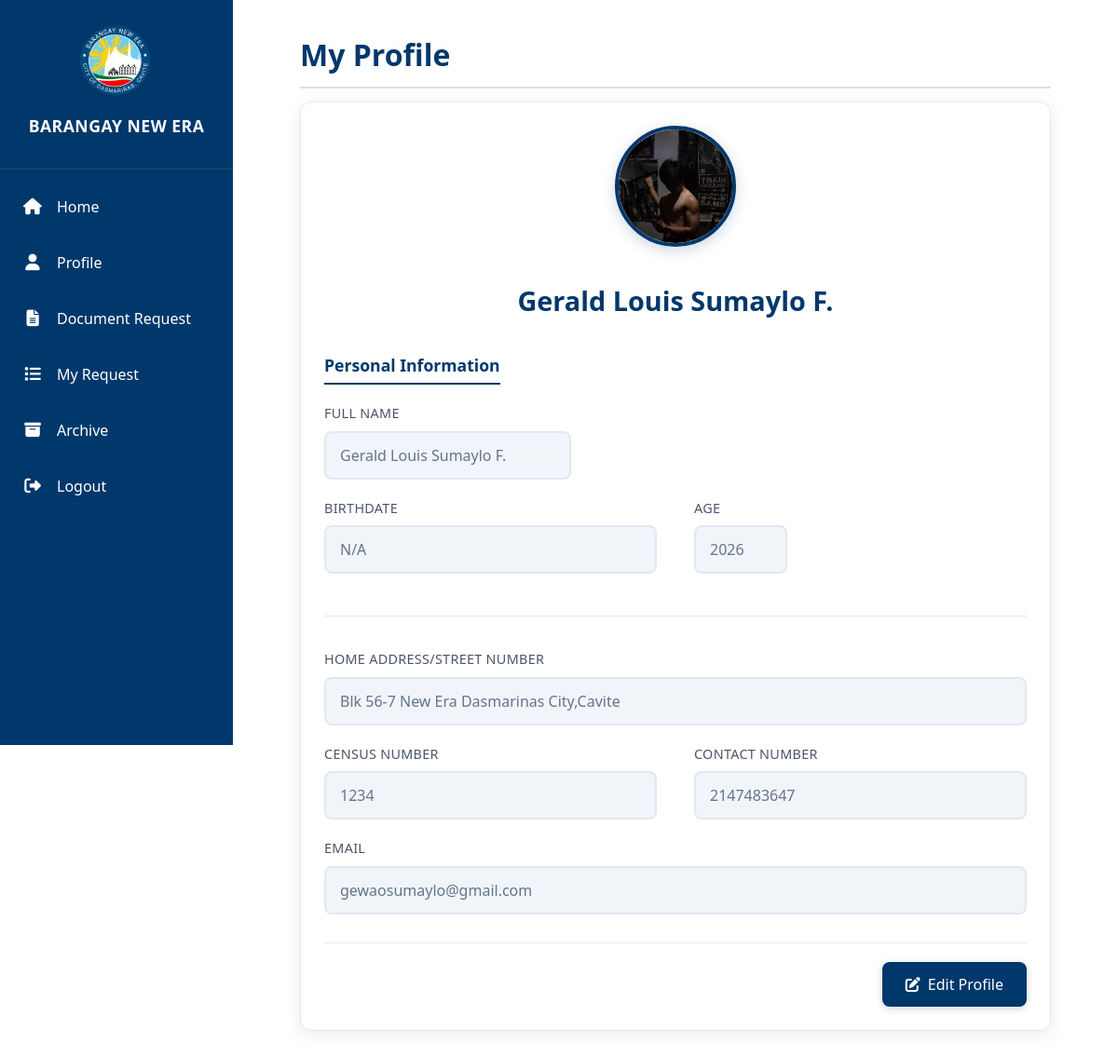
The page /Residents/ResidentsProfile.php (signed in) on the database its author committed.
### tables this page shows
CREATE TABLE `usertbl` (
  `UserID` int(11) NOT NULL,
  `UID` varchar(255) NOT NULL,
  `LastName` varchar(255) NOT NULL,
  `FirstName` varchar(255) NOT NULL,
  `MiddleName` varchar(255) NOT NULL,
  `Suffix` varchar(255) NOT NULL,
  `birthdate` date DEFAULT NULL,
  `Age` int(11) NOT NULL,
  `ContactNumber` int(11) NOT NULL,
  `Address` varchar(255) NOT NULL,
  `CensusNumber` varchar(255) NOT NULL,
  `email` varchar(255) NOT NULL,
  `Password` varchar(255) NOT NULL,
  `status` enum('active','blocked') DEFAULT 'active',
  `profile_picture` varchar(255) NOT NULL,
  `document` varchar(255) NOT NULL,
  `purpose` varchar(255) NOT NULL,
  `notes` varchar(255) NOT NULL,
  `dateRequested` date DEFAULT NULL
);

### Residents/ResidentsProfileQuery.php (called while the page is built, shortened)
<?php
include '../Connection/conn.php';
$user_id = $_SESSION['resident_id'];
$stmt = $conn->prepare("SELECT * FROM usertbl WHERE UID = ?");
$stmt->bind_param('s', $user_id);
if (!$stmt->execute()) {
    error_log("Execute failed: " . $stmt->error);
    die("Error fetching user data. Please try again.");
}
$result = $stmt->get_result();
$user = $result->fetch_assoc();
$age = !empty($user['Age']) ? intval($user['Age']) : 'N/A';
if (!empty($user['birthdate'])) {
    $birthDate = new DateTime($user['birthdate']);
    $today = new DateTime();
    $age = $today->diff($birthDate)->y;
}
$nameParts = [];
if (!empty($user['FirstName'])) {
    $lastName = $user['FirstName'];
    $nameParts[] = $lastName;
}
if (!empty($user['LastName'])) {
    $nameParts[] = $user['LastName'];
}
if (!empty($user['MiddleName'])) {
    $nameParts[] = $user['MiddleName'];
}
$formattedName = htmlspecialchars(implode(' ', $nameParts));
$formattedBirthdate = !empty($user['birthdate']) && $user['birthdate'] !== '0000-00-00' ? date('F j, Y', strtotime($user['birthdate'])) : 'N/A';
$editBirthdate = !empty($user['birthdate']) && $user['birthdate'] !== '0000-00-00' ? date('m/d/Y', strtotime($user['birthdate'])) : '';
$userData = [
    'user' => $user,
    'formattedName' => $formattedName,
    'formattedBirthdate' => $formattedBirthdate,
    'editBirthdate' => $editBirthdate,
    'age' => $age,
    'address' => htmlspecialchars($user['Address'] ?? ''),
    'censusNumber' => htmlspecialchars($user['CensusNumber'] ?? ''),
    'contactNumber' => htmlspecialchars($user['ContactNumber'] ?? ''),
    'email' => htmlspecialchars($user['email'] ?? '')
];
extract($userData);
?>

### Residents/ResidentsProfile.php (the view, shortened to what this page needs)
<?php
require_once 'ResidentsProfileQuery.php';
?>
<!DOCTYPE html>
<html lang="en">
<head>
    <link rel="stylesheet" href="ResidentProfile.css">
    <link rel="stylesheet" href="https://cdn.jsdelivr.net/npm/bootstrap@5.3.2/dist/css/bootstrap.min.css">
    <link rel="stylesheet" href="https://cdn.jsdelivr.net/npm/bootstrap-icons@1.11.3/font/bootstrap-icons.css">
    <link rel="stylesheet" href="https://cdnjs.cloudflare.com/ajax/libs/font-awesome/6.4.0/css/all.min.css">
    <link rel="stylesheet" href="//code.jquery.com/ui/1.12.1/themes/base/jquery-ui.css">
</head>
<body>
    <div class="sidebar">
        <div class="logo">
            <img src="../images/brgylogo.png" alt="Barangay Logo" class="logo-img">
            <div class="logo-text">
                <h2>BARANGAY NEW ERA</h2>
            </div>
        </div>
        <nav>
            <ul>
                <li><a href="ResidentsIndex.php" aria-label="Home"><i class="fas fa-home"></i> <span>Home</span></a></li>
                <li class="active"><a href="ResidentsProfile.php" aria-label="Profile"><i class="fas fa-user"></i> <span>Profile</span></a></li>
                <li><a href="ResidentsRequestDocu.php" aria-label="Document Request"><i class="fas fa-file-alt"></i> <span>Document Request</span></a></li>
                <li><a href="residentstrackrequest.php" aria-label="My Request"><i class="fas fa-list"></i> <span>My Request</span></a></li>
                <li><a href="ResidentsArchive.php" aria-label="Archive"><i class="fas fa-archive"></i> <span>Archive</span></a></li>
                <li class="logout"><a href="residentlogin.php" aria-label="Logout"><i class="fas fa-sign-out-alt"></i> <span>Logout</span></a></li>
            </ul>
        </nav>
    </div>
    <div class="container">
        <div class="main-content">
            <div class="page-header">
                <h1>My Profile</h1>
            </div>
            <div class="profile-container">
                <div class="profile-card">
                    <div class="profile-header">
                        <div class="profile-image-container">
                            <div class="profile-image" role="button" tabindex="0" aria-label="Profile picture options">
                                <img src="<?php echo !empty($user['profile_picture']) ? $user['profile_picture'] : '../images/tao.png'; ?>"
                                    alt="Profile Picture"
                                    loading="lazy">
                            </div>
                        </div>
                        <h2><?php echo $formattedName; ?></h2>
                    </div>
                    <div class="profile-details">
                        <div class="form-section">
                            <h3>Personal Information</h3>
                            <div class="form-row">
                                <div class="form-group">
                                    <label for="fullname">FULL NAME</label>
                                    <input type="text" id="fullname" value="<?php echo $formattedName; ?>" readonly>
                                </div>
                            </div>
                            <div class="form-row form-row-2">
                                <div class="form-group">
                                    <label for="birthdate">BIRTHDATE</label>
                                    <input type="text" id="birthdate" value="<?php echo $formattedBirthdate; ?>" readonly>
                                </div>
                                <div class="form-group form-group-small">
                                    <label for="age">AGE</label>
                                    <input type="text" id="age" value="<?php echo $age; ?>" readonly>
                                </div>
                            </div>
                        </div>
                        <div class="form-section">
                            <div class="form-group">
                                <label for="address">HOME ADDRESS/STREET NUMBER</label>
                                <input type="text" id="address" value="<?php echo $address; ?>" readonly>
                            </div>
                            <div class="form-row form-row-2">
                                <div class="form-group">
                                    <label for="census">CENSUS NUMBER</label>
                                    <input type="text" id="census" value="<?php echo $censusNumber; ?>" readonly>
                                </div>
                                <div class="form-group">
                                    <label for="contact">CONTACT NUMBER</label>
                                    <input type="text" id="contact" value="<?php echo $contactNumber; ?>" readonly>
                                </div>
                            </div>
                            <div class="form-group">
                                <label for="email">EMAIL</label>
                                <input type="email" id="email" value="<?php echo $email; ?>" readonly>
                            </div>
                        </div>
                    </div>
                    <div class="profile-actions">
                        <button id="editProfile" class="btn-edit" aria-label="Edit profile">
                            <i class="fas fa-edit"></i>
                            <span>Edit Profile</span>
                        </button>
                    </div>
                </div>
            </div>
        </div>
    </div>
</body>
</html>

### Residents/ResidentProfile.css (style rules this page uses)
* { margin: 0; padding: 0; box-sizing: border-box; font-family: 'Segoe UI', Tahoma, Geneva, Verdana, sans-serif; }
body { background-color: #f5f5f5; color: #00386b; }
.container { display: flex; min-height: 100vh; }
.sidebar { width: 250px; background: #00386b; color: #fff; display: flex; flex-direction: column; position: fixed; left: 0; top: 0; height: 100vh; z-index: 1000; transition: transform 0.3s ease; }
.sidebar .logo { width: 100%; padding: 25px 20px; text-align: center; border-bottom: 1px solid rgba(255, 255, 255, 0.1); margin-bottom: 10px; }
.sidebar .logo-img { width: 80px; height: auto; margin-bottom: 10px; }
.sidebar .logo-text { color: #fff; }
.sidebar .logo h2 { font-size: 1.1rem; font-weight: 700; letter-spacing: 0.5px; margin: 10px 0; text-transform: uppercase; }
.sidebar nav ul { list-style: none; margin: 0; padding: 0; }
.sidebar nav ul li { width: 100%; position: relative; height: 60px; display: flex; align-items: center; }
.sidebar nav a { display: flex; align-items: center; gap: 16px; padding: 18px 25px; color: #fff; text-decoration: none; font-size: 1rem; font-weight: 500; transition: all 0.2s; position: relative; }
.sidebar nav a span { transition: opacity 0.2s; }
.sidebar nav i { width: 20px; text-align: center; font-size: 1.1em; }
.sidebar nav li { position: relative; }
.main-content { flex: 1; margin-left: 250px; padding: 40px 30px; background: #ffffff; min-height: 100vh; transition: margin-left 0.3s ease; }
.page-header { margin-bottom: 30px; padding-bottom: 15px; border-bottom: 2px solid #e0e0e0; }
.page-header h1 { color: #00386b; font-weight: 600; font-size: 2rem; margin: 0; }
.profile-container { max-width: 1000px; margin: 0 auto; margin-top: -1em; }
.profile-card { background: white; border-radius: 12px; box-shadow: 0 4px 20px rgba(0, 0, 0, 0.08); padding: 30px; border: 1px solid #e2e8f0; transition: box-shadow 0.3s ease; }
.profile-header { text-align: center; margin-bottom: 40px; }
.profile-image-container { position: relative; display: inline-block; margin-bottom: 20px; }
.profile-image { width: 140px; height: 140px; border-radius: 50%; overflow: hidden; border: 4px solid #00386b; box-shadow: 0 4px 15px rgba(0, 56, 107, 0.2); transition: all 0.3s ease; cursor: pointer; }
.profile-image img { width: 100%; height: 100%; object-fit: cover; transition: opacity 0.3s ease; }
.profile-header h2 { color: #00386b; font-size: 1.8rem; margin-top: 15px; font-weight: 600; word-break: break-word; }
.form-section { margin-bottom: 35px; padding-bottom: 25px; border-bottom: 1px solid #e2e8f0; }
.form-section:last-child { border-bottom: none; margin-bottom: 0; padding-bottom: 0; }
.form-section h3 { color: #00386b; font-size: 1.1rem; font-weight: 600; margin-bottom: 20px; padding-bottom: 8px; border-bottom: 2px solid #00386b; display: inline-block; }
.form-group { margin-bottom: 20px; }
.form-group label { display: block; margin-bottom: 8px; font-weight: 500; color: #4a5568; font-size: 0.9rem; letter-spacing: 0.3px; }
.form-group input { width: 100%; padding: 12px 15px; border: 2px solid #e2e8f0; border-radius: 8px; font-size: 1rem; transition: all 0.3s ease; background-color: #f8fafc; font-family: inherit; }
.form-group input[readonly] { background-color: #f1f5f9; color: #64748b; cursor: not-allowed; }
.form-row { display: flex; gap: 20px; margin: 0 -10px; flex-wrap: wrap; }
.form-row-2 { display: grid; grid-template-columns: 1fr 1fr; gap: 20px; }
.form-row .form-group { padding: 0 10px; }
.form-group-small { max-width: 120px; }
.profile-actions { display: flex; justify-content: flex-end; margin-top: 30px; padding-top: 20px; border-top: 1px solid #e2e8f0; }
.btn-edit { background-color: #00386b; color: white; border: none; padding: 12px 25px; border-radius: 8px; cursor: pointer; font-size: 1rem; font-weight: 500; transition: all 0.3s ease; display: flex; align-items: center; gap: 8px; box-shadow: 0 2px 8px rgba(0, 56, 107, 0.2); }
@media (max-width: 1200px) { .profile-container { max-width: 900px; } }
@media (max-width: 1200px) { .profile-card { padding: 25px; } }
@media (max-width: 1200px) { .profile-image { width: 130px; height: 130px; } }
.profile-image { cursor: pointer; display: inline-block; position: relative; }

### rows shown on the page
usertbl: profile_picture (picture), Address "Blk 56-7 New Era Dasmarinas City,Cavite", CensusNumber "1234", ContactNumber "2147483647", email "gewaosumaylo@gmail.com"

### other values the page prints
$formattedName "Gerald Louis Sumaylo F."
